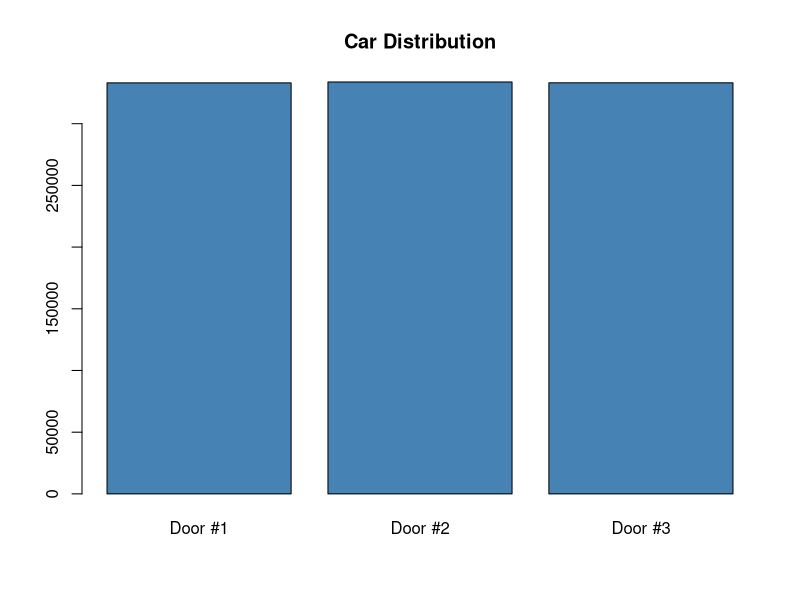
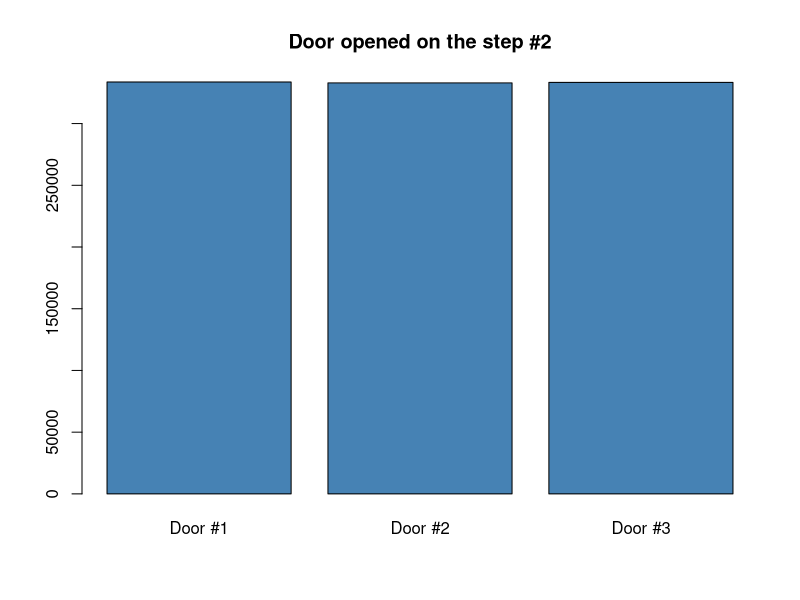
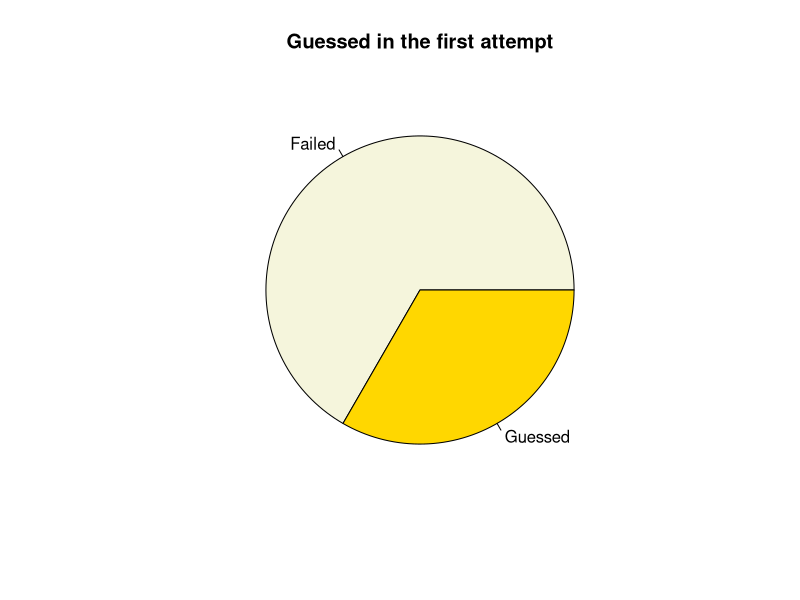
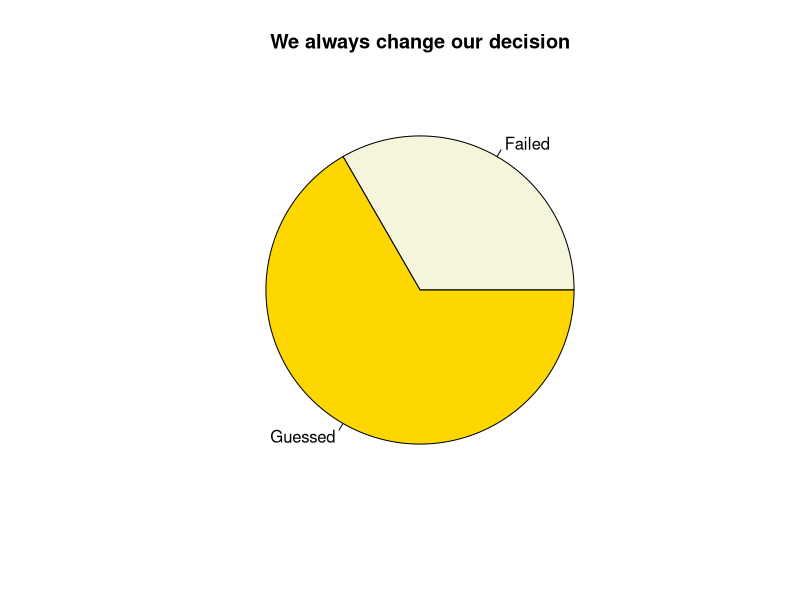
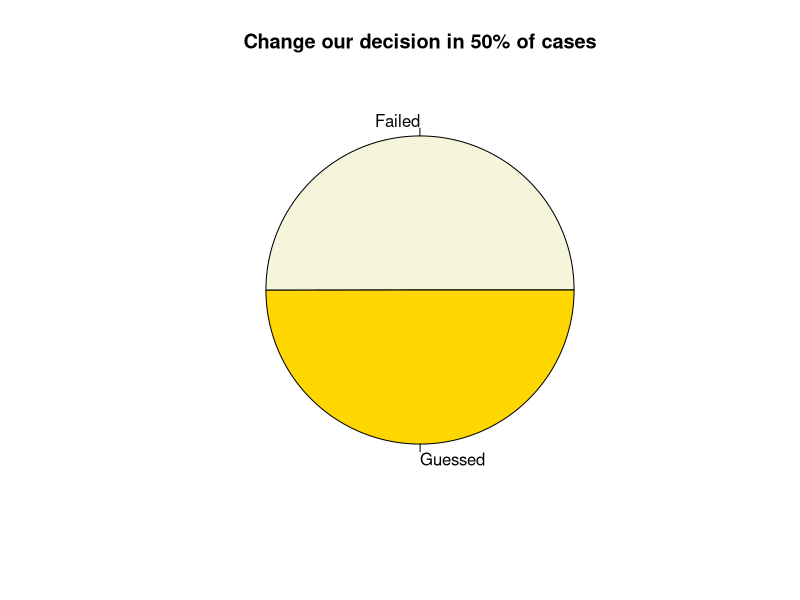

These figures' R source, in order:
## ---- chunk 1
knitr::opts_chunk$set(echo = TRUE)
## ---- chunk 2
n <- 1e6 # one million attemps
numbers <- sample(3, n, replace = TRUE)
counts <- table(numbers)

barplot(counts, main='Car Distribution',
        col='steelblue',
        names.arg=c('Door #1', 'Door #2', 'Door #3'))
## ---- chunk 3
n = 1e6 # 1 million attempts
car <- sample(3, n, replace = T)
choiceOne <- sample(3, n, replace = T)
df <- data.frame(car, choiceOne)
head(df)
## ---- chunk 4
df$guessed <- ifelse(df$car == df$choiceOne, TRUE, FALSE) 
df$doorOpened <- ifelse(df$guessed,  apply(df, 1, function(a) c(1:3)[c(1:3) != a['car']][sample(2, 1)]), 6 - df$car - df$choiceOne)
head(df, 10)
barplot(table(df$doorOpened), 
        main = 'Door opened on the step #2', 
        col='steelblue',
        names.arg=c('Door #1', 'Door #2', 'Door #3'))
## ---- chunk 5
guessedWithScenario1 <- table(df$guessed)
guessedWithScenario1
## ---- chunk 6
pie(guessedWithScenario1, 
    main = 'Guessed in the first attempt',
    labels = c('Failed', 'Guessed'),
    col = c('beige', 'gold'))
## ---- chunk 7
df$choiceTwo <- 6 - df$choiceOne - df$doorOpened
guessedWithScenario2 <- table(df$choiceTwo == df$car)
guessedWithScenario2
## ---- chunk 8
pie(guessedWithScenario2, 
    main = 'We always change our decision',
    labels = c('Failed', 'Guessed'),
    col = c('beige', 'gold'))
## ---- chunk 9
# exclude openedDoor and choose again between left two with 50% probability
df$choiceThree <- sapply(df$doorOpened, function(a) c(1:3)[c(1:3) != a][sample(2, 1)])

guessedWithScenario3 <- table(df$choiceThree == df$car)
guessedWithScenario3
## ---- chunk 10
pie(guessedWithScenario3, 
    main = 'Change our decision in 50% of cases',
    labels = c('Failed', 'Guessed'),
    col = c('beige', 'gold'))
